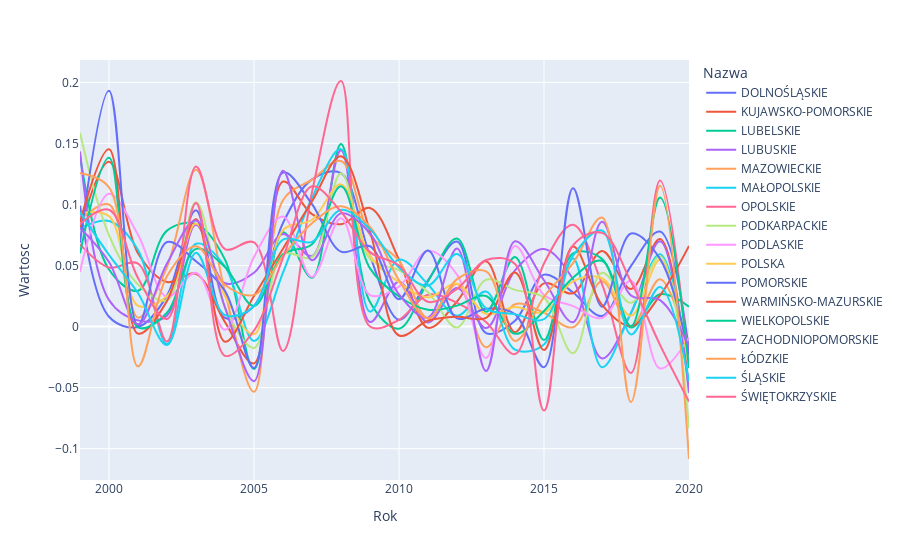

The code cell stored with this chart in its notebook:
### Code cell
fig = px.line(spendings_change_percent[spendings_change_percent.Rok != 1998],
              x="Rok", y="Wartosc", color="Nazwa", hover_name="Nazwa",
              line_shape="spline", render_mode="svg")

fig.show()

### Figure 1 — Plotly figure (JSON) as saved in the notebook; plotly's stock layout.template omitted (floating-point values rounded to 4 significant figures)
{"data": [{"hovertemplate": "<b>%{hovertext}</b><br><br>Nazwa=DOLNOŚLĄSKIE<br>Rok=%{x}<br>Wartosc=%{y}<extra></extra>", "hovertext": ["DOLNOŚLĄSKIE", "DOLNOŚLĄSKIE", "DOLNOŚLĄSKIE", "DOLNOŚLĄSKIE", "DOLNOŚLĄSKIE", "DOLNOŚLĄSKIE", "DOLNOŚLĄSKIE", "DOLNOŚLĄSKIE", "DOLNOŚLĄSKIE", "DOLNOŚLĄSKIE", "DOLNOŚLĄSKIE", "DOLNOŚLĄSKIE", "DOLNOŚLĄSKIE", "DOLNOŚLĄSKIE", "DOLNOŚLĄSKIE", "DOLNOŚLĄSKIE", "DOLNOŚLĄSKIE", "DOLNOŚLĄSKIE", "DOLNOŚLĄSKIE", "DOLNOŚLĄSKIE", "DOLNOŚLĄSKIE", "DOLNOŚLĄSKIE"], "legendgroup": "DOLNOŚLĄSKIE", "line": {"color": "#636efa", "dash": "solid", "shape": "spline"}, "marker": {"symbol": "circle"}, "mode": "lines", "name": "DOLNOŚLĄSKIE", "orientation": "v", "showlegend": true, "x": [1999, 2000, 2001, 2002, 2003, 2004, 2005, 2006, 2007, 2008, 2009, 2010, 2011, 2012, 2013, 2014, 2015, 2016, 2017, 2018, 2019, 2020], "xaxis": "x", "y": [0.09905, 0.008083, -0.0002793, 0.02536, 0.09523, 0.007054, 0.01702, 0.08486, 0.1205, 0.1257, 0.05795, 0.005685, 0.03784, 0.06962, -0.005296, 0.004844, 0.04254, 0.02794, 0.00865, 0.04969, 0.07781, -0.01977], "yaxis": "y", "type": "scatter"}, {"hovertemplate": "<b>%{hovertext}</b><br><br>Nazwa=KUJAWSKO-POMORSKIE<br>Rok=%{x}<br>Wartosc=%{y}<extra></extra>", "hovertext": ["KUJAWSKO-POMORSKIE", "KUJAWSKO-POMORSKIE", "KUJAWSKO-POMORSKIE", "KUJAWSKO-POMORSKIE", "KUJAWSKO-POMORSKIE", "KUJAWSKO-POMORSKIE", "KUJAWSKO-POMORSKIE", "KUJAWSKO-POMORSKIE", "KUJAWSKO-POMORSKIE", "KUJAWSKO-POMORSKIE", "KUJAWSKO-POMORSKIE", "KUJAWSKO-POMORSKIE", "KUJAWSKO-POMORSKIE", "KUJAWSKO-POMORSKIE", "KUJAWSKO-POMORSKIE", "KUJAWSKO-POMORSKIE", "KUJAWSKO-POMORSKIE", "KUJAWSKO-POMORSKIE", "KUJAWSKO-POMORSKIE", "KUJAWSKO-POMORSKIE", "KUJAWSKO-POMORSKIE", "KUJAWSKO-POMORSKIE"], "legendgroup": "KUJAWSKO-POMORSKIE", "line": {"color": "#EF553B", "dash": "solid", "shape": "spline"}, "marker": {"symbol": "circle"}, "mode": "lines", "name": "KUJAWSKO-POMORSKIE", "orientation": "v", "showlegend": true, "x": [1999, 2000, 2001, 2002, 2003, 2004, 2005, 2006, 2007, 2008, 2009, 2010, 2011, 2012, 2013, 2014, 2015, 2016, 2017, 2018, 2019, 2020], "xaxis": "x", "y": [0.07962, 0.135, 0.06, 0.0365, 0.0432, 0.003618, -0.03013, 0.1188, 0.09207, 0.08381, 0.09716, 0.05487, -0.0009528, 0.02053, 0.05355, -0.004556, 0.03538, 0.02732, 0.06191, 0.03076, 0.07175, -0.05172], "yaxis": "y", "type": "scatter"}, {"hovertemplate": "<b>%{hovertext}</b><br><br>Nazwa=LUBELSKIE<br>Rok=%{x}<br>Wartosc=%{y}<extra></extra>", "hovertext": ["LUBELSKIE", "LUBELSKIE", "LUBELSKIE", "LUBELSKIE", "LUBELSKIE", "LUBELSKIE", "LUBELSKIE", "LUBELSKIE", "LUBELSKIE", "LUBELSKIE", "LUBELSKIE", "LUBELSKIE", "LUBELSKIE", "LUBELSKIE", "LUBELSKIE", "LUBELSKIE", "LUBELSKIE", "LUBELSKIE", "LUBELSKIE", "LUBELSKIE", "LUBELSKIE", "LUBELSKIE"], "legendgroup": "LUBELSKIE", "line": {"color": "#00cc96", "dash": "solid", "shape": "spline"}, "marker": {"symbol": "circle"}, "mode": "lines", "name": "LUBELSKIE", "orientation": "v", "showlegend": true, "x": [1999, 2000, 2001, 2002, 2003, 2004, 2005, 2006, 2007, 2008, 2009, 2010, 2011, 2012, 2013, 2014, 2015, 2016, 2017, 2018, 2019, 2020], "xaxis": "x", "y": [0.1402, 0.04675, 0.0294, 0.07858, 0.08408, 0.05487, -0.03473, 0.07725, 0.03992, 0.1496, 0.02008, -0.001753, 0.03712, 0.07215, 0.01217, 0.05707, -0.01105, 0.05989, 0.05545, -0.0008007, 0.02643, 0.01635], "yaxis": "y", "type": "scatter"}, {"hovertemplate": "<b>%{hovertext}</b><br><br>Nazwa=LUBUSKIE<br>Rok=%{x}<br>Wartosc=%{y}<extra></extra>", "hovertext": ["LUBUSKIE", "LUBUSKIE", "LUBUSKIE", "LUBUSKIE", "LUBUSKIE", "LUBUSKIE", "LUBUSKIE", "LUBUSKIE", "LUBUSKIE", "LUBUSKIE", "LUBUSKIE", "LUBUSKIE", "LUBUSKIE", "LUBUSKIE", "LUBUSKIE", "LUBUSKIE", "LUBUSKIE", "LUBUSKIE", "LUBUSKIE", "LUBUSKIE", "LUBUSKIE", "LUBUSKIE"], "legendgroup": "LUBUSKIE", "line": {"color": "#ab63fa", "dash": "solid", "shape": "spline"}, "marker": {"symbol": "circle"}, "mode": "lines", "name": "LUBUSKIE", "orientation": "v", "showlegend": true, "x": [1999, 2000, 2001, 2002, 2003, 2004, 2005, 2006, 2007, 2008, 2009, 2010, 2011, 2012, 2013, 2014, 2015, 2016, 2017, 2018, 2019, 2020], "xaxis": "x", "y": [0.1435, 0.02175, 0.005066, 0.00896, 0.08337, 0.03547, 0.04409, 0.07586, 0.05769, 0.1445, 0.003767, 0.03668, 0.003435, 0.03165, -0.001222, 0.04596, 0.06354, 0.03876, -0.02607, 0.01103, 0.06983, -0.05427], "yaxis": "y", "type": "scatter"}, {"hovertemplate": "<b>%{hovertext}</b><br><br>Nazwa=MAZOWIECKIE<br>Rok=%{x}<br>Wartosc=%{y}<extra></extra>", "hovertext": ["MAZOWIECKIE", "MAZOWIECKIE", "MAZOWIECKIE", "MAZOWIECKIE", "MAZOWIECKIE", "MAZOWIECKIE", "MAZOWIECKIE", "MAZOWIECKIE", "MAZOWIECKIE", "MAZOWIECKIE", "MAZOWIECKIE", "MAZOWIECKIE", "MAZOWIECKIE", "MAZOWIECKIE", "MAZOWIECKIE", "MAZOWIECKIE", "MAZOWIECKIE", "MAZOWIECKIE", "MAZOWIECKIE", "MAZOWIECKIE", "MAZOWIECKIE", "MAZOWIECKIE"], "legendgroup": "MAZOWIECKIE", "line": {"color": "#FFA15A", "dash": "solid", "shape": "spline"}, "marker": {"symbol": "circle"}, "mode": "lines", "name": "MAZOWIECKIE", "orientation": "v", "showlegend": true, "x": [1999, 2000, 2001, 2002, 2003, 2004, 2005, 2006, 2007, 2008, 2009, 2010, 2011, 2012, 2013, 2014, 2015, 2016, 2017, 2018, 2019, 2020], "xaxis": "x", "y": [0.08714, 0.09997, 0.007343, 0.04888, 0.1284, 0.02828, -0.05328, 0.1034, 0.1203, 0.1356, 0.07497, 0.05398, 0.006539, 0.03481, -0.01691, 0.01834, 0.01129, -0.0006055, 0.0371, 0.0003027, 0.03879, -0.02252], "yaxis": "y", "type": "scatter"}, {"hovertemplate": "<b>%{hovertext}</b><br><br>Nazwa=MAŁOPOLSKIE<br>Rok=%{x}<br>Wartosc=%{y}<extra></extra>", "hovertext": ["MAŁOPOLSKIE", "MAŁOPOLSKIE", "MAŁOPOLSKIE", "MAŁOPOLSKIE", "MAŁOPOLSKIE", "MAŁOPOLSKIE", "MAŁOPOLSKIE", "MAŁOPOLSKIE", "MAŁOPOLSKIE", "MAŁOPOLSKIE", "MAŁOPOLSKIE", "MAŁOPOLSKIE", "MAŁOPOLSKIE", "MAŁOPOLSKIE", "MAŁOPOLSKIE", "MAŁOPOLSKIE", "MAŁOPOLSKIE", "MAŁOPOLSKIE", "MAŁOPOLSKIE", "MAŁOPOLSKIE", "MAŁOPOLSKIE", "MAŁOPOLSKIE"], "legendgroup": "MAŁOPOLSKIE", "line": {"color": "#19d3f3", "dash": "solid", "shape": "spline"}, "marker": {"symbol": "circle"}, "mode": "lines", "name": "MAŁOPOLSKIE", "orientation": "v", "showlegend": true, "x": [1999, 2000, 2001, 2002, 2003, 2004, 2005, 2006, 2007, 2008, 2009, 2010, 2011, 2012, 2013, 2014, 2015, 2016, 2017, 2018, 2019, 2020], "xaxis": "x", "y": [0.0803, 0.08643, 0.06278, -0.01433, 0.06786, 0.04932, -0.01174, 0.04415, 0.1055, 0.1453, 0.01227, 0.05495, 0.0345, 0.008905, 0.02868, -0.01889, -0.01473, 0.05575, -0.0333, 0.01128, 0.05928, -0.0336], "yaxis": "y", "type": "scatter"}, {"hovertemplate": "<b>%{hovertext}</b><br><br>Nazwa=OPOLSKIE<br>Rok=%{x}<br>Wartosc=%{y}<extra></extra>", "hovertext": ["OPOLSKIE", "OPOLSKIE", "OPOLSKIE", "OPOLSKIE", "OPOLSKIE", "OPOLSKIE", "OPOLSKIE", "OPOLSKIE", "OPOLSKIE", "OPOLSKIE", "OPOLSKIE", "OPOLSKIE", "OPOLSKIE", "OPOLSKIE", "OPOLSKIE", "OPOLSKIE", "OPOLSKIE", "OPOLSKIE", "OPOLSKIE", "OPOLSKIE", "OPOLSKIE", "OPOLSKIE"], "legendgroup": "OPOLSKIE", "line": {"color": "#FF6692", "dash": "solid", "shape": "spline"}, "marker": {"symbol": "circle"}, "mode": "lines", "name": "OPOLSKIE", "orientation": "v", "showlegend": true, "x": [1999, 2000, 2001, 2002, 2003, 2004, 2005, 2006, 2007, 2008, 2009, 2010, 2011, 2012, 2013, 2014, 2015, 2016, 2017, 2018, 2019, 2020], "xaxis": "x", "y": [0.06738, 0.04841, 0.05164, -0.01217, 0.1312, 0.06354, 0.06895, -0.01997, 0.1101, 0.2011, 9.84e-05, 0.005481, 0.0261, 0.01947, 0.003723, -0.02254, 0.05168, 0.08345, 0.03487, -0.03796, 0.1196, -0.03362], "yaxis": "y", "type": "scatter"}, {"hovertemplate": "<b>%{hovertext}</b><br><br>Nazwa=PODKARPACKIE<br>Rok=%{x}<br>Wartosc=%{y}<extra></extra>", "hovertext": ["PODKARPACKIE", "PODKARPACKIE", "PODKARPACKIE", "PODKARPACKIE", "PODKARPACKIE", "PODKARPACKIE", "PODKARPACKIE", "PODKARPACKIE", "PODKARPACKIE", "PODKARPACKIE", "PODKARPACKIE", "PODKARPACKIE", "PODKARPACKIE", "PODKARPACKIE", "PODKARPACKIE", "PODKARPACKIE", "PODKARPACKIE", "PODKARPACKIE", "PODKARPACKIE", "PODKARPACKIE", "PODKARPACKIE", "PODKARPACKIE"], "legendgroup": "PODKARPACKIE", "line": {"color": "#B6E880", "dash": "solid", "shape": "spline"}, "marker": {"symbol": "circle"}, "mode": "lines", "name": "PODKARPACKIE", "orientation": "v", "showlegend": true, "x": [1999, 2000, 2001, 2002, 2003, 2004, 2005, 2006, 2007, 2008, 2009, 2010, 2011, 2012, 2013, 2014, 2015, 2016, 2017, 2018, 2019, 2020], "xaxis": "x", "y": [0.1587, 0.0748, 0.03453, 0.02154, 0.1019, 0.01566, -0.01747, 0.05951, 0.05683, 0.1255, 0.05537, 0.04621, 0.02805, -0.0007236, 0.03831, 0.03006, 0.02372, -0.02184, 0.04404, 0.01944, 0.05777, -0.08344], "yaxis": "y", "type": "scatter"}, {"hovertemplate": "<b>%{hovertext}</b><br><br>Nazwa=PODLASKIE<br>Rok=%{x}<br>Wartosc=%{y}<extra></extra>", "hovertext": ["PODLASKIE", "PODLASKIE", "PODLASKIE", "PODLASKIE", "PODLASKIE", "PODLASKIE", "PODLASKIE", "PODLASKIE", "PODLASKIE", "PODLASKIE", "PODLASKIE", "PODLASKIE", "PODLASKIE", "PODLASKIE", "PODLASKIE", "PODLASKIE", "PODLASKIE", "PODLASKIE", "PODLASKIE", "PODLASKIE", "PODLASKIE", "PODLASKIE"], "legendgroup": "PODLASKIE", "line": {"color": "#FF97FF", "dash": "solid", "shape": "spline"}, "marker": {"symbol": "circle"}, "mode": "lines", "name": "PODLASKIE", "orientation": "v", "showlegend": true, "x": [1999, 2000, 2001, 2002, 2003, 2004, 2005, 2006, 2007, 2008, 2009, 2010, 2011, 2012, 2013, 2014, 2015, 2016, 2017, 2018, 2019, 2020], "xaxis": "x", "y": [0.04496, 0.1087, 0.07529, 0.02421, 0.04408, -0.002563, 0.05701, 0.09008, 0.0407, 0.08864, 0.02582, 0.03278, 0.06215, 0.04253, -0.02571, 0.06595, 0.02584, 0.01681, 0.007018, 0.03761, -0.03432, -0.008878], "yaxis": "y", "type": "scatter"}, {"hovertemplate": "<b>%{hovertext}</b><br><br>Nazwa=POLSKA<br>Rok=%{x}<br>Wartosc=%{y}<extra></extra>", "hovertext": ["POLSKA", "POLSKA", "POLSKA", "POLSKA", "POLSKA", "POLSKA", "POLSKA", "POLSKA", "POLSKA", "POLSKA", "POLSKA", "POLSKA", "POLSKA", "POLSKA", "POLSKA", "POLSKA", "POLSKA", "POLSKA", "POLSKA", "POLSKA", "POLSKA", "POLSKA"], "legendgroup": "POLSKA", "line": {"color": "#FECB52", "dash": "solid", "shape": "spline"}, "marker": {"symbol": "circle"}, "mode": "lines", "name": "POLSKA", "orientation": "v", "showlegend": true, "x": [1999, 2000, 2001, 2002, 2003, 2004, 2005, 2006, 2007, 2008, 2009, 2010, 2011, 2012, 2013, 2014, 2015, 2016, 2017, 2018, 2019, 2020], "xaxis": "x", "y": [0.0929, 0.09046, 0.01706, 0.02504, 0.08451, 0.02492, -0.006334, 0.07897, 0.08746, 0.1165, 0.05796, 0.03633, 0.02388, 0.03513, 0.01039, 0.01605, 0.01154, 0.03707, 0.03959, 0.008857, 0.05466, -0.03367], "yaxis": "y", "type": "scatter"}, {"hovertemplate": "<b>%{hovertext}</b><br><br>Nazwa=POMORSKIE<br>Rok=%{x}<br>Wartosc=%{y}<extra></extra>", "hovertext": ["POMORSKIE", "POMORSKIE", "POMORSKIE", "POMORSKIE", "POMORSKIE", "POMORSKIE", "POMORSKIE", "POMORSKIE", "POMORSKIE", "POMORSKIE", "POMORSKIE", "POMORSKIE", "POMORSKIE", "POMORSKIE", "POMORSKIE", "POMORSKIE", "POMORSKIE", "POMORSKIE", "POMORSKIE", "POMORSKIE", "POMORSKIE", "POMORSKIE"], "legendgroup": "POMORSKIE", "line": {"color": "#636efa", "dash": "solid", "shape": "spline"}, "marker": {"symbol": "circle"}, "mode": "lines", "name": "POMORSKIE", "orientation": "v", "showlegend": true, "x": [1999, 2000, 2001, 2002, 2003, 2004, 2005, 2006, 2007, 2008, 2009, 2010, 2011, 2012, 2013, 2014, 2015, 2016, 2017, 2018, 2019, 2020], "xaxis": "x", "y": [0.06876, 0.1932, 0.001078, 0.0693, 0.05348, 0.0292, -0.03387, 0.1262, 0.1003, 0.06133, 0.06578, 0.02245, 0.06226, 0.006718, 0.01455, 0.01013, -0.03322, 0.1133, 0.01632, 0.07625, 0.05548, -0.02336], "yaxis": "y", "type": "scatter"}, {"hovertemplate": "<b>%{hovertext}</b><br><br>Nazwa=WARMIŃSKO-MAZURSKIE<br>Rok=%{x}<br>Wartosc=%{y}<extra></extra>", "hovertext": ["WARMIŃSKO-MAZURSKIE", "WARMIŃSKO-MAZURSKIE", "WARMIŃSKO-MAZURSKIE", "WARMIŃSKO-MAZURSKIE", "WARMIŃSKO-MAZURSKIE", "WARMIŃSKO-MAZURSKIE", "WARMIŃSKO-MAZURSKIE", "WARMIŃSKO-MAZURSKIE", "WARMIŃSKO-MAZURSKIE", "WARMIŃSKO-MAZURSKIE", "WARMIŃSKO-MAZURSKIE", "WARMIŃSKO-MAZURSKIE", "WARMIŃSKO-MAZURSKIE", "WARMIŃSKO-MAZURSKIE", "WARMIŃSKO-MAZURSKIE", "WARMIŃSKO-MAZURSKIE", "WARMIŃSKO-MAZURSKIE", "WARMIŃSKO-MAZURSKIE", "WARMIŃSKO-MAZURSKIE", "WARMIŃSKO-MAZURSKIE", "WARMIŃSKO-MAZURSKIE", "WARMIŃSKO-MAZURSKIE"], "legendgroup": "WARMIŃSKO-MAZURSKIE", "line": {"color": "#EF553B", "dash": "solid", "shape": "spline"}, "marker": {"symbol": "circle"}, "mode": "lines", "name": "WARMIŃSKO-MAZURSKIE", "orientation": "v", "showlegend": true, "x": [1999, 2000, 2001, 2002, 2003, 2004, 2005, 2006, 2007, 2008, 2009, 2010, 2011, 2012, 2013, 2014, 2015, 2016, 2017, 2018, 2019, 2020], "xaxis": "x", "y": [0.08566, 0.1452, -0.005796, 0.02094, 0.08781, -0.01246, 0.02506, 0.06382, 0.1026, 0.1396, 0.07807, -0.007278, 0.004791, 0.007963, 0.007125, 0.0443, -0.0192, 0.06559, 0.01781, 0.0004381, 0.0255, 0.06606], "yaxis": "y", "type": "scatter"}, {"hovertemplate": "<b>%{hovertext}</b><br><br>Nazwa=WIELKOPOLSKIE<br>Rok=%{x}<br>Wartosc=%{y}<extra></extra>", "hovertext": ["WIELKOPOLSKIE", "WIELKOPOLSKIE", "WIELKOPOLSKIE", "WIELKOPOLSKIE", "WIELKOPOLSKIE", "WIELKOPOLSKIE", "WIELKOPOLSKIE", "WIELKOPOLSKIE", "WIELKOPOLSKIE", "WIELKOPOLSKIE", "WIELKOPOLSKIE", "WIELKOPOLSKIE", "WIELKOPOLSKIE", "WIELKOPOLSKIE", "WIELKOPOLSKIE", "WIELKOPOLSKIE", "WIELKOPOLSKIE", "WIELKOPOLSKIE", "WIELKOPOLSKIE", "WIELKOPOLSKIE", "WIELKOPOLSKIE", "WIELKOPOLSKIE"], "legendgroup": "WIELKOPOLSKIE", "line": {"color": "#00cc96", "dash": "solid", "shape": "spline"}, "marker": {"symbol": "circle"}, "mode": "lines", "name": "WIELKOPOLSKIE", "orientation": "v", "showlegend": true, "x": [1999, 2000, 2001, 2002, 2003, 2004, 2005, 2006, 2007, 2008, 2009, 2010, 2011, 2012, 2013, 2014, 2015, 2016, 2017, 2018, 2019, 2020], "xaxis": "x", "y": [0.06007, 0.1382, -0.0006197, 0.01133, 0.06365, 0.04878, 0.0169, 0.05923, 0.06747, 0.1149, 0.04766, 0.02467, 0.01375, 0.01715, 0.02509, -0.005868, 0.01282, 0.04005, 0.05389, 0.0002663, 0.1057, -0.03394], "yaxis": "y", "type": "scatter"}, {"hovertemplate": "<b>%{hovertext}</b><br><br>Nazwa=ZACHODNIOPOMORSKIE<br>Rok=%{x}<br>Wartosc=%{y}<extra></extra>", "hovertext": ["ZACHODNIOPOMORSKIE", "ZACHODNIOPOMORSKIE", "ZACHODNIOPOMORSKIE", "ZACHODNIOPOMORSKIE", "ZACHODNIOPOMORSKIE", "ZACHODNIOPOMORSKIE", "ZACHODNIOPOMORSKIE", "ZACHODNIOPOMORSKIE", "ZACHODNIOPOMORSKIE", "ZACHODNIOPOMORSKIE", "ZACHODNIOPOMORSKIE", "ZACHODNIOPOMORSKIE", "ZACHODNIOPOMORSKIE", "ZACHODNIOPOMORSKIE", "ZACHODNIOPOMORSKIE", "ZACHODNIOPOMORSKIE", "ZACHODNIOPOMORSKIE", "ZACHODNIOPOMORSKIE", "ZACHODNIOPOMORSKIE", "ZACHODNIOPOMORSKIE", "ZACHODNIOPOMORSKIE", "ZACHODNIOPOMORSKIE"], "legendgroup": "ZACHODNIOPOMORSKIE", "line": {"color": "#ab63fa", "dash": "solid", "shape": "spline"}, "marker": {"symbol": "circle"}, "mode": "lines", "name": "ZACHODNIOPOMORSKIE", "orientation": "v", "showlegend": true, "x": [1999, 2000, 2001, 2002, 2003, 2004, 2005, 2006, 2007, 2008, 2009, 2010, 2011, 2012, 2013, 2014, 2015, 2016, 2017, 2018, 2019, 2020], "xaxis": "x", "y": [0.08082, 0.05292, 0.001818, 0.05169, 0.08685, 0.01555, -0.04469, 0.1276, 0.05439, 0.09273, 0.07631, 0.02631, 0.007358, 0.06398, -0.0364, 0.06985, 0.03792, 0.00356, 0.08577, 0.02548, 0.02169, -0.01648], "yaxis": "y", "type": "scatter"}, {"hovertemplate": "<b>%{hovertext}</b><br><br>Nazwa=ŁÓDZKIE<br>Rok=%{x}<br>Wartosc=%{y}<extra></extra>", "hovertext": ["ŁÓDZKIE", "ŁÓDZKIE", "ŁÓDZKIE", "ŁÓDZKIE", "ŁÓDZKIE", "ŁÓDZKIE", "ŁÓDZKIE", "ŁÓDZKIE", "ŁÓDZKIE", "ŁÓDZKIE", "ŁÓDZKIE", "ŁÓDZKIE", "ŁÓDZKIE", "ŁÓDZKIE", "ŁÓDZKIE", "ŁÓDZKIE", "ŁÓDZKIE", "ŁÓDZKIE", "ŁÓDZKIE", "ŁÓDZKIE", "ŁÓDZKIE", "ŁÓDZKIE"], "legendgroup": "ŁÓDZKIE", "line": {"color": "#FFA15A", "dash": "solid", "shape": "spline"}, "marker": {"symbol": "circle"}, "mode": "lines", "name": "ŁÓDZKIE", "orientation": "v", "showlegend": true, "x": [1999, 2000, 2001, 2002, 2003, 2004, 2005, 2006, 2007, 2008, 2009, 2010, 2011, 2012, 2013, 2014, 2015, 2016, 2017, 2018, 2019, 2020], "xaxis": "x", "y": [0.1256, 0.114, -0.03261, 0.04125, 0.06573, 0.03407, 0.02601, 0.05782, 0.0847, 0.09846, 0.0817, 0.038, 0.006817, 0.03889, 0.04525, -0.01175, 0.02436, 0.05189, 0.08939, -0.06179, 0.1154, -0.1084], "yaxis": "y", "type": "scatter"}, {"hovertemplate": "<b>%{hovertext}</b><br><br>Nazwa=ŚLĄSKIE<br>Rok=%{x}<br>Wartosc=%{y}<extra></extra>", "hovertext": ["ŚLĄSKIE", "ŚLĄSKIE", "ŚLĄSKIE", "ŚLĄSKIE", "ŚLĄSKIE", "ŚLĄSKIE", "ŚLĄSKIE", "ŚLĄSKIE", "ŚLĄSKIE", "ŚLĄSKIE", "ŚLĄSKIE", "ŚLĄSKIE", "ŚLĄSKIE", "ŚLĄSKIE", "ŚLĄSKIE", "ŚLĄSKIE", "ŚLĄSKIE", "ŚLĄSKIE", "ŚLĄSKIE", "ŚLĄSKIE", "ŚLĄSKIE", "ŚLĄSKIE"], "legendgroup": "ŚLĄSKIE", "line": {"color": "#19d3f3", "dash": "solid", "shape": "spline"}, "marker": {"symbol": "circle"}, "mode": "lines", "name": "ŚLĄSKIE", "orientation": "v", "showlegend": true, "x": [1999, 2000, 2001, 2002, 2003, 2004, 2005, 2006, 2007, 2008, 2009, 2010, 2011, 2012, 2013, 2014, 2015, 2016, 2017, 2018, 2019, 2020], "xaxis": "x", "y": [0.09376, 0.05874, 0.02745, -0.01514, 0.06052, 0.009422, 0.0167, 0.07117, 0.06943, 0.09554, 0.07982, 0.04838, 0.0336, 0.05943, 0.01504, 0.0102, 0.006127, 0.05803, 0.07876, -0.006507, 0.03238, -0.04473], "yaxis": "y", "type": "scatter"}, {"hovertemplate": "<b>%{hovertext}</b><br><br>Nazwa=ŚWIĘTOKRZYSKIE<br>Rok=%{x}<br>Wartosc=%{y}<extra></extra>", "hovertext": ["ŚWIĘTOKRZYSKIE", "ŚWIĘTOKRZYSKIE", "ŚWIĘTOKRZYSKIE", "ŚWIĘTOKRZYSKIE", "ŚWIĘTOKRZYSKIE", "ŚWIĘTOKRZYSKIE", "ŚWIĘTOKRZYSKIE", "ŚWIĘTOKRZYSKIE", "ŚWIĘTOKRZYSKIE", "ŚWIĘTOKRZYSKIE", "ŚWIĘTOKRZYSKIE", "ŚWIĘTOKRZYSKIE", "ŚWIĘTOKRZYSKIE", "ŚWIĘTOKRZYSKIE", "ŚWIĘTOKRZYSKIE", "ŚWIĘTOKRZYSKIE", "ŚWIĘTOKRZYSKIE", "ŚWIĘTOKRZYSKIE", "ŚWIĘTOKRZYSKIE", "ŚWIĘTOKRZYSKIE", "ŚWIĘTOKRZYSKIE", "ŚWIĘTOKRZYSKIE"], "legendgroup": "ŚWIĘTOKRZYSKIE", "line": {"color": "#FF6692", "dash": "solid", "shape": "spline"}, "marker": {"symbol": "circle"}, "mode": "lines", "name": "ŚWIĘTOKRZYSKIE", "orientation": "v", "showlegend": true, "x": [1999, 2000, 2001, 2002, 2003, 2004, 2005, 2006, 2007, 2008, 2009, 2010, 2011, 2012, 2013, 2014, 2015, 2016, 2017, 2018, 2019, 2020], "xaxis": "x", "y": [0.08412, 0.09571, 0.03977, 0.006213, 0.1012, -0.02396, -0.003217, 0.05619, 0.1149, 0.09402, 0.06099, 0.05003, 0.0203, 0.0309, 0.0545, 0.05133, -0.06873, 0.06643, 0.07672, 0.03669, -0.01494, -0.06142], "yaxis": "y", "type": "scatter"}], "layout": {"xaxis": {"anchor": "y", "domain": [0.0, 1.0], "title": {"text": "Rok"}}, "yaxis": {"anchor": "x", "domain": [0.0, 1.0], "title": {"text": "Wartosc"}}, "legend": {"title": {"text": "Nazwa"}, "tracegroupgap": 0}, "margin": {"t": 60}}}
